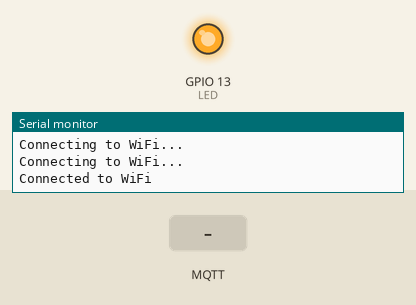
Recording of a sketch running on a simulated ESP32. Shown: output pins drawn as LEDs (lit = HIGH), the last lines printed to the serial monitor. The inputs (shaded band) are chosen by the test bench. WiFi joins after 1.5 s; servers stay silent unless stated; no MQTT or app messages arrive unless stated.

Above: at 2.8 s.
2.9 s: MQTT message "1" arrives on the first subscribed topic
At 8.9 s:
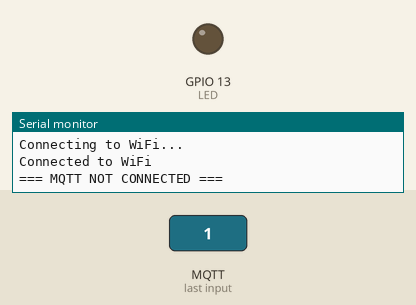
11.2 s: MQTT message "on" arrives on the first subscribed topic
19.4 s: MQTT message "off" arrives on the first subscribed topic
Timing chart, 0 to 33.4 s (numbered marks = the images above; inputs shaded):
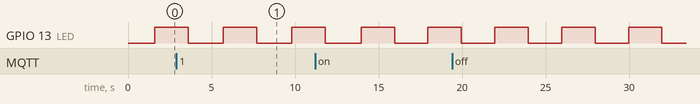

The sketch:

blink_test.ino
```cpp
#include <WiFi.h>
#include <Arduino.h>

#define SIM800L_IP5306_VERSION_20200811
#include "utilities.h"
#include <PubSubClient.h>

#define LED 13
#define SerialMon Serial

const char* ssid = "ikramatic-EP1";
const char* password = "91707369";

uint32_t lastReconnectAttempt = 0;
// MQTT details
const char *broker = "broker.emqx.io";

const char *topicLed = "GsmClientTest/led";
const char *topicInit = "GsmClientTest/init";
const char *topicLedStatus = "GsmClientTest/ledStatus";
const char *topicFaiz = "faiz";
const char *topicRespond = "faiz/respond";

WiFiClient espClient;
PubSubClient client(espClient);
PubSubClient mqtt(client);

void mqttCallback(char *topic, byte *payload, unsigned int len)
{
    SerialMon.print("Message arrived [");
    SerialMon.print(topic);
    SerialMon.print("]: ");
    SerialMon.write(payload, len);
    SerialMon.println();

    // Only proceed if incoming message's topic matches
    if (String(topic) == topicFaiz) {

        mqtt.publish(topicRespond, "Terima Message");
    }
}

boolean mqttConnect()
{
    SerialMon.print("Connecting to ");
    SerialMon.print(broker);

    // Connect to MQTT Broker
    boolean status = mqtt.connect("arduinoFaiz");

    // Or, if you want to authenticate MQTT:
    //boolean status = mqtt.connect("GsmClientName", "mqtt_user", "mqtt_pass");

    if (status == false) {
        SerialMon.println(" fail");
        return false;
    }
    SerialMon.println(" success");
    mqtt.publish(topicFaiz, "Arduino Berjaya Connected");
    mqtt.subscribe(topicFaiz);
    return mqtt.connected();
}


void setup() {
  SerialMon.begin(115200);
  delay(100);

  // Connect to Wi-Fi
  WiFi.begin(ssid, password);

  while (WiFi.status() != WL_CONNECTED) {
    delay(500);
    SerialMon.println("Connecting to WiFi...");
  }

  SerialMon.println("Connected to WiFi");
  pinMode(LED, OUTPUT);

  // MQTT Broker setup
  mqtt.setServer(broker, 1883);
  mqtt.setCallback(mqttCallback);
}

void loop() {
  // Your code here
  if(WiFi.status()==WL_CONNECTED){
  digitalWrite(LED, HIGH);
  // SerialMon.println("LED is on");
  delay(2000);
  digitalWrite(LED, LOW);
  // SerialMon.println("LED is off");
  delay(2000);
  }
  if (!mqtt.connected()) {
        SerialMon.println("=== MQTT NOT CONNECTED ===");
        // Reconnect every 10 seconds
        uint32_t t = millis();
        if (t - lastReconnectAttempt > 10000L) {
            lastReconnectAttempt = t;
            if (mqttConnect()) {
                lastReconnectAttempt = 0;
            }
        }
        delay(100);
        return;
    }

    mqtt.loop();
}
```

utilities.h
```cpp
#include <Wire.h>

#if defined(SIM800L_IP5306_VERSION_20190610)

#define MODEM_RST             5
#define MODEM_PWRKEY          4
#define MODEM_POWER_ON       23
#define MODEM_TX             27
#define MODEM_RX             26

#define I2C_SDA              21
#define I2C_SCL              22
#define LED_GPIO             13
#define LED_ON               HIGH
#define LED_OFF              LOW

#define IP5306_ADDR          0x75
#define IP5306_REG_SYS_CTL0  0x00

// setPowerBoostKeepOn
bool setupPMU()
{
    bool en = true;
    Wire.begin(I2C_SDA, I2C_SCL);
    Wire.beginTransmission(IP5306_ADDR);
    Wire.write(IP5306_REG_SYS_CTL0);
    if (en) {
        Wire.write(0x37); // Set bit1: 1 enable 0 disable boost keep on
    } else {
        Wire.write(0x35); // 0x37 is default reg value
    }
    return Wire.endTransmission() == 0;
}


#elif defined(SIM800L_AXP192_VERSION_20200327)

#define MODEM_RST            5
#define MODEM_PWRKEY          4
#define MODEM_POWER_ON       23
#define MODEM_TX             27
#define MODEM_RX             26
#define MODEM_DTR            32
#define MODEM_RI             33

#define I2C_SDA              21
#define I2C_SCL              22
#define LED_GPIO             13
#define LED_ON               HIGH
#define LED_OFF              LOW


#elif defined(SIM800C_AXP192_VERSION_20200609)
// pin definitions
#define MODEM_PWRKEY          4
#define MODEM_POWER_ON       25
#define MODEM_TX             27
#define MODEM_RX             26
#define MODEM_DTR            32
#define MODEM_RI             33

#define I2C_SDA              21
#define I2C_SCL              22
#define LED_GPIO             12
#define LED_ON               LOW
#define LED_OFF              HIGH

#elif defined(SIM800L_IP5306_VERSION_20200811)


#define MODEM_RST             5
#define MODEM_PWRKEY          4
#define MODEM_POWER_ON       23
#define MODEM_TX             27
#define MODEM_RX             26

#define MODEM_DTR            32
#define MODEM_RI             33

#define I2C_SDA              21
#define I2C_SCL              22
#define LED_GPIO             13
#define LED_ON               HIGH
#define LED_OFF              LOW

#define IP5306_ADDR          0x75
#define IP5306_REG_SYS_CTL0  0x00

// setPowerBoostKeepOn
bool setupPMU()
{
    bool en = true;
    Wire.begin(I2C_SDA, I2C_SCL);
    Wire.beginTransmission(IP5306_ADDR);
    Wire.write(IP5306_REG_SYS_CTL0);
    if (en) {
        Wire.write(0x37); // Set bit1: 1 enable 0 disable boost keep on
    } else {
        Wire.write(0x35); // 0x37 is default reg value
    }
    return Wire.endTransmission() == 0;
}

#else

#error "Please select the corresponding model"

#endif


#if defined(SIM800L_AXP192_VERSION_20200327) || defined(SIM800C_AXP192_VERSION_20200609)
#include <axp20x.h>         //https://github.com/lewisxhe/AXP202X_Library

AXP20X_Class axp;

bool setupPMU()
{
// For more information about the use of AXP192, please refer to AXP202X_Library https://github.com/lewisxhe/AXP202X_Library
    Wire.begin(I2C_SDA, I2C_SCL);
    int ret = axp.begin(Wire, AXP192_SLAVE_ADDRESS);

    if (ret == AXP_FAIL) {
        Serial.println("AXP Power begin failed");
        return false;
    }

    //! Turn off unused power
    axp.setPowerOutPut(AXP192_DCDC1, AXP202_OFF);
    axp.setPowerOutPut(AXP192_LDO2, AXP202_OFF);
    axp.setPowerOutPut(AXP192_LDO3, AXP202_OFF);
    axp.setPowerOutPut(AXP192_DCDC2, AXP202_OFF);
    axp.setPowerOutPut(AXP192_EXTEN, AXP202_OFF);

    //! Do not turn off DC3, it is powered by esp32
    // axp.setPowerOutPut(AXP192_DCDC3, AXP202_ON);

    // Set the charging indicator to turn off
    // Turn it off to save current consumption
    // axp.setChgLEDMode(AXP20X_LED_OFF);

    // Set the charging indicator to flash once per second
    // axp.setChgLEDMode(AXP20X_LED_BLINK_1HZ);


    //! Use axp192 adc get voltage info
    axp.adc1Enable(AXP202_VBUS_VOL_ADC1 | AXP202_VBUS_CUR_ADC1 | AXP202_BATT_CUR_ADC1 | AXP202_BATT_VOL_ADC1, true);

    float vbus_v = axp.getVbusVoltage();
    float vbus_c = axp.getVbusCurrent();
    float batt_v = axp.getBattVoltage();
    // axp.getBattPercentage();   // axp192 is not support percentage
    Serial.printf("VBUS:%.2f mV %.2f mA ,BATTERY: %.2f\n", vbus_v, vbus_c, batt_v);

    return true;
}

#endif


void setupModem()
{

    // Start power management
    if (setupPMU() == false) {
        Serial.println("Setting power error");
    }

#ifdef MODEM_RST
    // Keep reset high
    pinMode(MODEM_RST, OUTPUT);
    digitalWrite(MODEM_RST, HIGH);
#endif

    pinMode(MODEM_PWRKEY, OUTPUT);
    pinMode(MODEM_POWER_ON, OUTPUT);

    // Turn on the Modem power first
    digitalWrite(MODEM_POWER_ON, HIGH);

    // Pull down PWRKEY for more than 1 second according to manual requirements
    digitalWrite(MODEM_PWRKEY, HIGH);
    delay(100);
    digitalWrite(MODEM_PWRKEY, LOW);
    delay(1000);
    digitalWrite(MODEM_PWRKEY, HIGH);

    // Initialize the indicator as an output
    pinMode(LED_GPIO, OUTPUT);
    digitalWrite(LED_GPIO, LED_OFF);
}
```

Measured:
- by itself, GPIO 13 (LED): alternates HIGH for 2.0 s and LOW for 2.0 s
